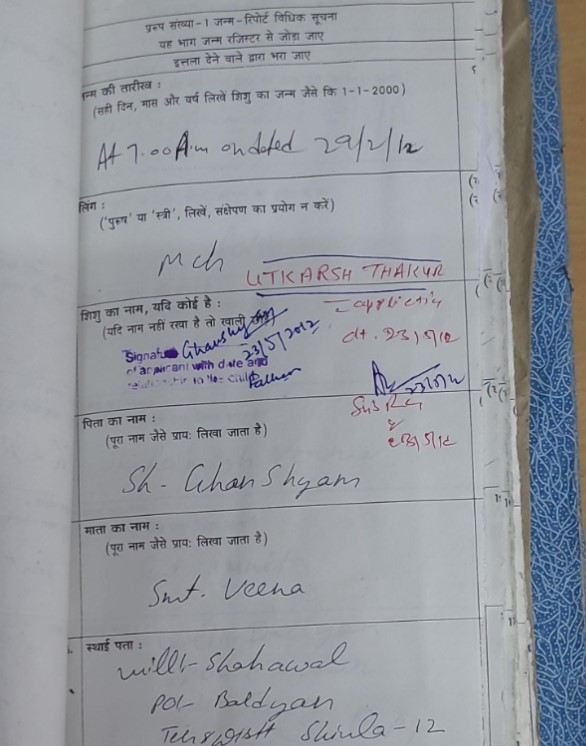
#> input picture OCR_Hugging_face/1_p.jpg, 586 x 746 px, found by its file name
$ jupyter execute --allow-errors image_text.ipynb
#> lines starting #> are read from the running program, lines starting #| are printed output that depends on the picture; after the words box and inside, x2 and y2 are one past the last pixel; in counts of white or black regions, pixels touching at a corner belong together
[cell 1]
# library used
import numpy as np
import cv2  as cv
import sys
import pytesseract

# use of tesseract

[cell 2]
image = cv.imread(r'C:\Users\chemi\Downloads\1_p.jpg')
#> image is the input picture: shape (746, 586, 3); mean B, G, R 158.2, 152, 148.3
gray = cv.cvtColor(image, cv.COLOR_BGR2GRAY)
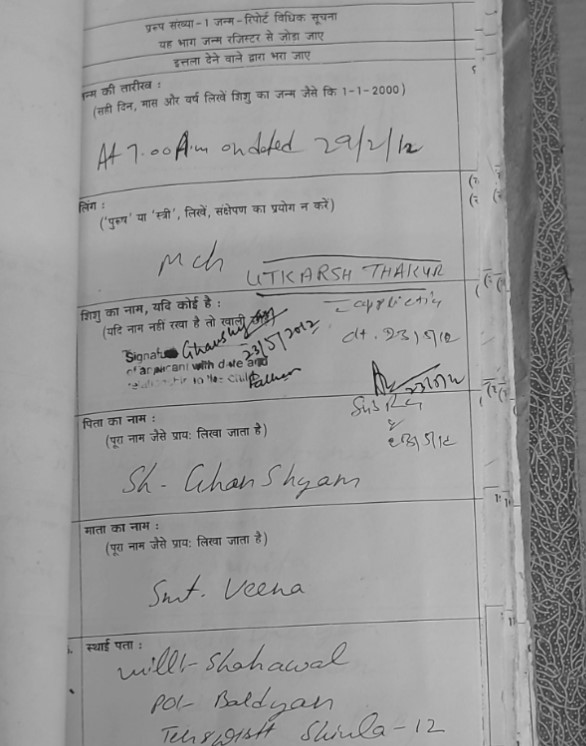
#> gray: shape (746, 586); min 13, max 213, mean 151.7
thresh = cv.threshold(gray, 0, 255, cv.THRESH_BINARY_INV | cv.THRESH_OTSU)[1]
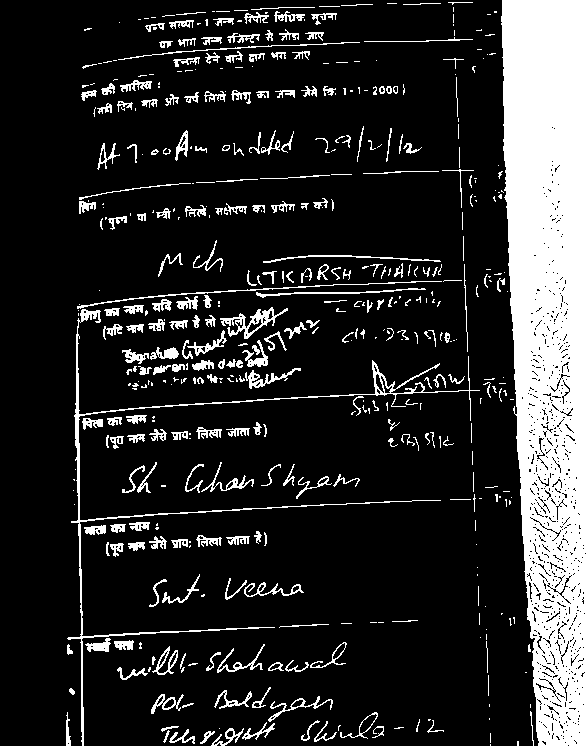
#> thresh: shape (746, 586); 17.2% white; 475 white regions (234 under 20 px), largest, box (x1, y1, x2, y2) and area: (501, 0, 586, 746) 49761, (67, 309, 480, 746) 3193, (220, 307, 288, 339) 609
median = cv.medianBlur(thresh, 3)
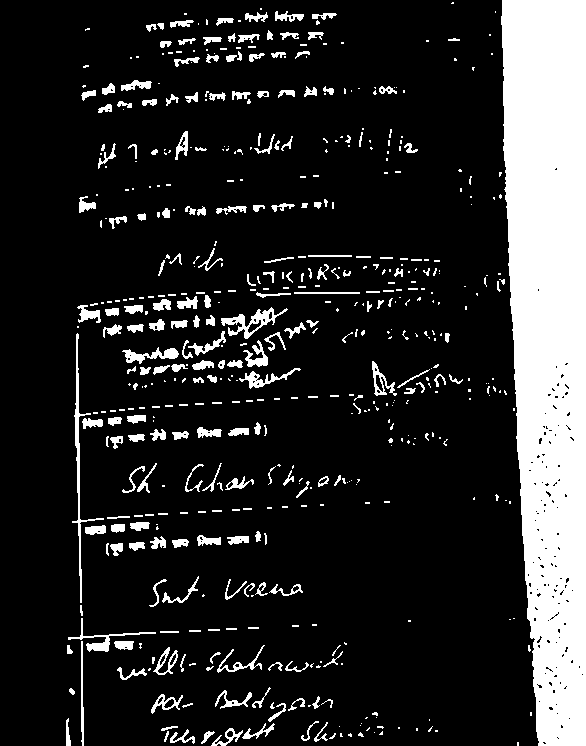
#> median: shape (746, 586); 16.8% white; 540 white regions (323 under 20 px), largest, box (x1, y1, x2, y2) and area: (501, 0, 586, 746) 51752, (72, 333, 104, 603) 821, (221, 307, 288, 339) 638
